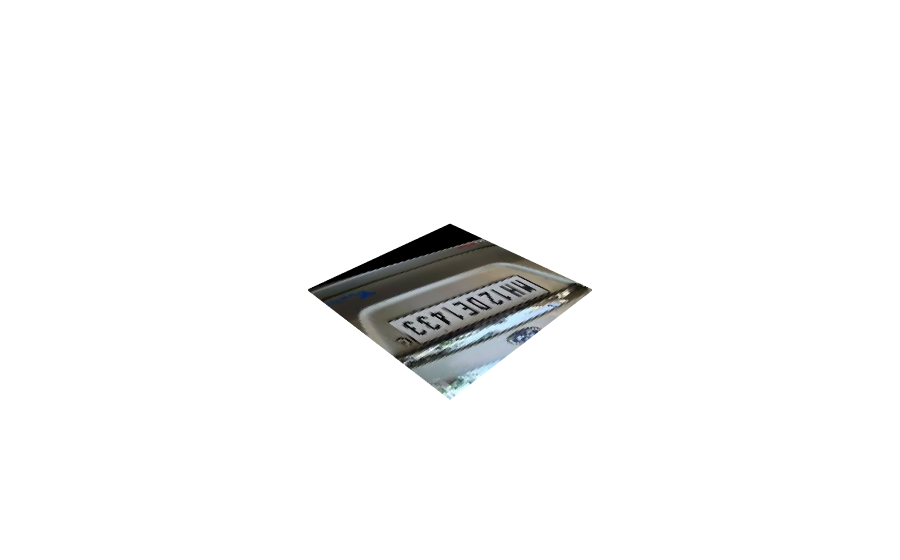

The cell this chart's notebook holds for it:
### Code cell
draw_geometries([pcd])

### Figure 1 — Plotly figure (JSON) as saved in the notebook; plotly's stock layout.template omitted (floating-point values rounded to 4 significant figures; data arrays with more than 128 entries replaced by an {"elided": "..."} marker saying what was removed)
{"data": [{"marker": {"color": {"elided": "10000x3 float values"}, "size": 1}, "mode": "markers", "type": "scatter3d", "x": {"elided": "10000 float values"}, "y": {"elided": "10000 float values"}, "z": {"elided": "10000 int values"}}], "layout": {"autosize": true, "scene": {"aspectmode": "auto", "aspectratio": {"x": 0.9967, "y": 0.9967, "z": 1.007}, "xaxis": {"type": "linear", "visible": false}, "yaxis": {"type": "linear", "visible": false}, "zaxis": {"type": "linear", "visible": false}}}}
